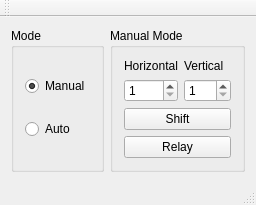
<?xml version="1.0" encoding="UTF-8"?>
<ui version="4.0">
 <class>MainWindow</class>
 <widget class="QMainWindow" name="MainWindow">
  <property name="geometry">
   <rect>
    <x>0</x>
    <y>0</y>
    <width>224</width>
    <height>205</height>
   </rect>
  </property>
  <property name="windowTitle">
   <string>MainWindow</string>
  </property>
  <widget class="QWidget" name="centralWidget">
   <layout class="QHBoxLayout" name="horizontalLayout_2">
    <item>
     <widget class="QGroupBox" name="groupBox">
      <property name="title">
       <string>Mode</string>
      </property>
      <layout class="QVBoxLayout" name="verticalLayout">
       <item>
        <widget class="QRadioButton" name="radioButton">
         <property name="text">
          <string>Manual</string>
         </property>
         <property name="checked">
          <bool>true</bool>
         </property>
        </widget>
       </item>
       <item>
        <widget class="QRadioButton" name="radioButton_2">
         <property name="text">
          <string>Auto</string>
         </property>
        </widget>
       </item>
      </layout>
     </widget>
    </item>
    <item>
     <widget class="QGroupBox" name="groupBox_2">
      <property name="title">
       <string>Manual Mode</string>
      </property>
      <layout class="QVBoxLayout" name="verticalLayout_4">
       <item>
        <layout class="QHBoxLayout" name="horizontalLayout">
         <item>
          <layout class="QVBoxLayout" name="verticalLayout_2">
           <item>
            <widget class="QLabel" name="label">
             <property name="text">
              <string>Horizontal</string>
             </property>
            </widget>
           </item>
           <item>
            <widget class="QSpinBox" name="horSpin">
             <property name="minimum">
              <number>1</number>
             </property>
             <property name="maximum">
              <number>200</number>
             </property>
            </widget>
           </item>
          </layout>
         </item>
         <item>
          <layout class="QVBoxLayout" name="verticalLayout_3">
           <item>
            <widget class="QLabel" name="label_2">
             <property name="text">
              <string>Vertical</string>
             </property>
            </widget>
           </item>
           <item>
            <widget class="QSpinBox" name="verSpin">
             <property name="minimum">
              <number>1</number>
             </property>
             <property name="maximum">
              <number>200</number>
             </property>
            </widget>
           </item>
          </layout>
         </item>
        </layout>
       </item>
       <item>
        <widget class="QPushButton" name="shiftButton">
         <property name="text">
          <string>Shift</string>
         </property>
        </widget>
       </item>
       <item>
        <widget class="QPushButton" name="relayButton">
         <property name="text">
          <string>Relay</string>
         </property>
        </widget>
       </item>
      </layout>
     </widget>
    </item>
   </layout>
  </widget>
  <widget class="QMenuBar" name="menuBar">
   <property name="geometry">
    <rect>
     <x>0</x>
     <y>0</y>
     <width>224</width>
     <height>21</height>
    </rect>
   </property>
  </widget>
  <widget class="QToolBar" name="mainToolBar">
   <attribute name="toolBarArea">
    <enum>TopToolBarArea</enum>
   </attribute>
   <attribute name="toolBarBreak">
    <bool>false</bool>
   </attribute>
  </widget>
  <widget class="QStatusBar" name="statusBar"/>
 </widget>
 <layoutdefault spacing="6" margin="11"/>
 <resources/>
 <connections/>
</ui>
